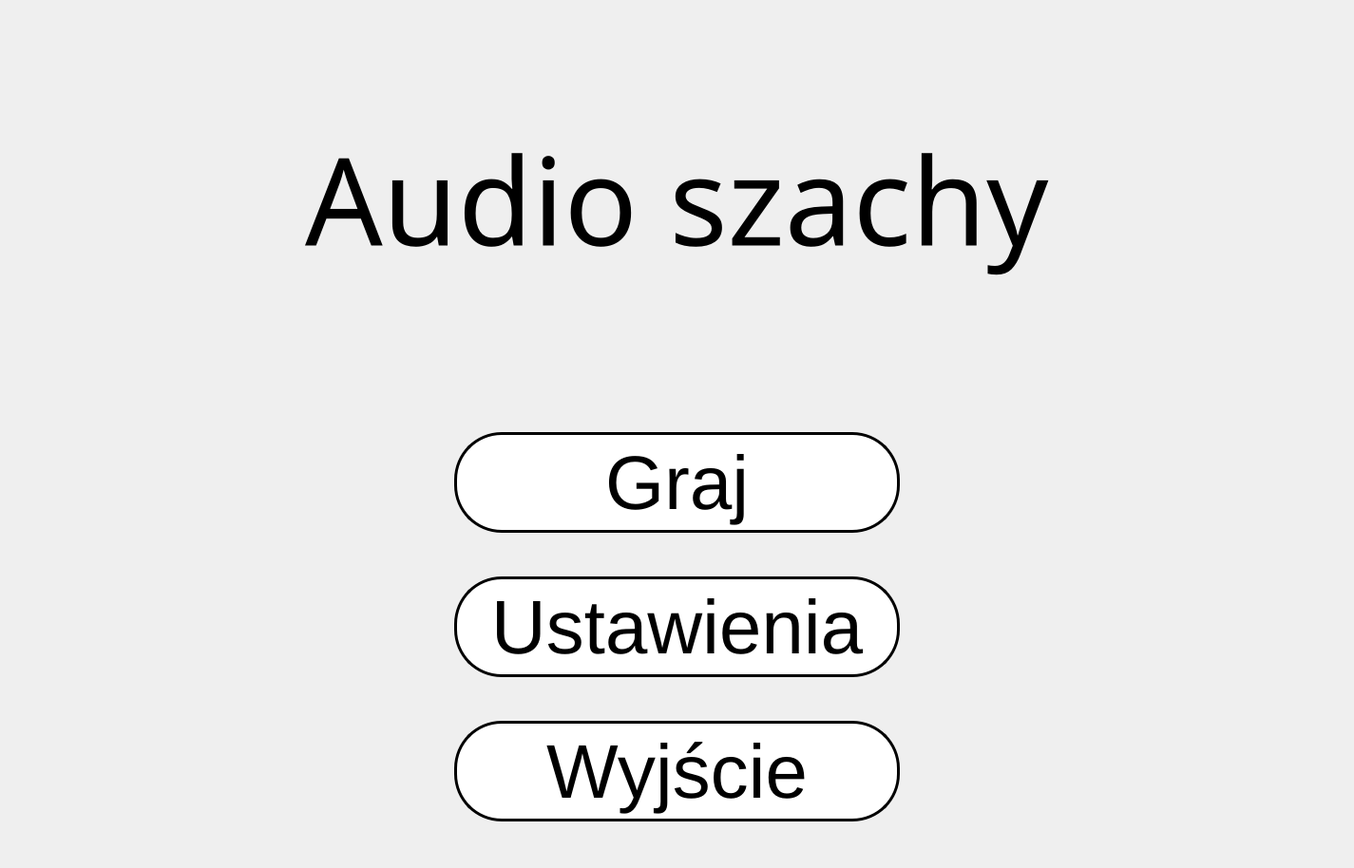
<?xml version="1.0" encoding="UTF-8"?>
<ui version="4.0">
 <class>MainWindow</class>
 <widget class="QMainWindow" name="MainWindow">
  <property name="geometry">
   <rect>
    <x>0</x>
    <y>0</y>
    <width>1425</width>
    <height>914</height>
   </rect>
  </property>
  <property name="minimumSize">
   <size>
    <width>0</width>
    <height>0</height>
   </size>
  </property>
  <property name="windowTitle">
   <string>MainWindow</string>
  </property>
  <property name="styleSheet">
   <string notr="true"/>
  </property>
  <property name="toolButtonStyle">
   <enum>Qt::ToolButtonIconOnly</enum>
  </property>
  <property name="documentMode">
   <bool>false</bool>
  </property>
  <widget class="QWidget" name="centralwidget">
   <property name="sizePolicy">
    <sizepolicy hsizetype="Preferred" vsizetype="Preferred">
     <horstretch>0</horstretch>
     <verstretch>0</verstretch>
    </sizepolicy>
   </property>
   <property name="styleSheet">
    <string notr="true">
.QPushButton:hover{ 
border-color: red;
}
.QPushButton{
background-color: white;
 border-style: solid;
 border-width:3px;
border-color: black;
 border-radius:50px;
 min-width:100px;
 min-height:100px;
font-size:60pt;
}</string>
   </property>
   <layout class="QGridLayout" name="gridLayout">
    <property name="leftMargin">
     <number>0</number>
    </property>
    <property name="topMargin">
     <number>0</number>
    </property>
    <property name="rightMargin">
     <number>0</number>
    </property>
    <property name="bottomMargin">
     <number>0</number>
    </property>
    <property name="spacing">
     <number>0</number>
    </property>
    <item row="0" column="0">
     <widget class="QStackedWidget" name="stackedWidget">
      <property name="sizePolicy">
       <sizepolicy hsizetype="Expanding" vsizetype="Expanding">
        <horstretch>0</horstretch>
        <verstretch>0</verstretch>
       </sizepolicy>
      </property>
      <property name="focusPolicy">
       <enum>Qt::StrongFocus</enum>
      </property>
      <property name="layoutDirection">
       <enum>Qt::LeftToRight</enum>
      </property>
      <property name="styleSheet">
       <string notr="true"/>
      </property>
      <property name="frameShape">
       <enum>QFrame::NoFrame</enum>
      </property>
      <widget class="QWidget" name="menuPage">
       <property name="sizePolicy">
        <sizepolicy hsizetype="Expanding" vsizetype="Expanding">
         <horstretch>0</horstretch>
         <verstretch>0</verstretch>
        </sizepolicy>
       </property>
       <property name="layoutDirection">
        <enum>Qt::LeftToRight</enum>
       </property>
       <property name="styleSheet">
        <string notr="true">#menuPage{
border-image: url(:/Images/background.JPG) 0 0 0 0 stretch stretch;
background-position: center;
background-repeat: none;
}</string>
       </property>
       <layout class="QHBoxLayout" name="horizontalLayout_3">
        <item>
         <layout class="QVBoxLayout" name="verticalLayout_menuPage">
          <item>
           <layout class="QHBoxLayout" name="horizontalLayout_menuTitle">
            <item>
             <spacer name="horizontalSpacer_titleLeft">
              <property name="orientation">
               <enum>Qt::Horizontal</enum>
              </property>
              <property name="sizeHint" stdset="0">
               <size>
                <width>40</width>
                <height>20</height>
               </size>
              </property>
             </spacer>
            </item>
            <item>
             <widget class="QLabel" name="labelMenu">
              <property name="sizePolicy">
               <sizepolicy hsizetype="Minimum" vsizetype="Expanding">
                <horstretch>0</horstretch>
                <verstretch>0</verstretch>
               </sizepolicy>
              </property>
              <property name="font">
               <font>
                <family>Sitka Small</family>
                <pointsize>96</pointsize>
               </font>
              </property>
              <property name="layoutDirection">
               <enum>Qt::LeftToRight</enum>
              </property>
              <property name="styleSheet">
               <string notr="true"/>
              </property>
              <property name="text">
               <string>Audio szachy</string>
              </property>
             </widget>
            </item>
            <item>
             <spacer name="horizontalSpacer_titleRight">
              <property name="orientation">
               <enum>Qt::Horizontal</enum>
              </property>
              <property name="sizeHint" stdset="0">
               <size>
                <width>40</width>
                <height>20</height>
               </size>
              </property>
             </spacer>
            </item>
           </layout>
          </item>
          <item>
           <layout class="QHBoxLayout" name="horizontalLayout_buttons">
            <item>
             <spacer name="horizontalSpacer_buttonsLeft">
              <property name="orientation">
               <enum>Qt::Horizontal</enum>
              </property>
              <property name="sizeType">
               <enum>QSizePolicy::Expanding</enum>
              </property>
              <property name="sizeHint" stdset="0">
               <size>
                <width>40</width>
                <height>20</height>
               </size>
              </property>
             </spacer>
            </item>
            <item>
             <layout class="QVBoxLayout" name="verticalLayout_buttons">
              <item>
               <spacer name="verticalSpacer_1">
                <property name="orientation">
                 <enum>Qt::Vertical</enum>
                </property>
                <property name="sizeType">
                 <enum>QSizePolicy::Minimum</enum>
                </property>
                <property name="sizeHint" stdset="0">
                 <size>
                  <width>20</width>
                  <height>40</height>
                 </size>
                </property>
               </spacer>
              </item>
              <item>
               <widget class="QPushButton" name="pushButtonGame">
                <property name="sizePolicy">
                 <sizepolicy hsizetype="Expanding" vsizetype="MinimumExpanding">
                  <horstretch>0</horstretch>
                  <verstretch>0</verstretch>
                 </sizepolicy>
                </property>
                <property name="minimumSize">
                 <size>
                  <width>106</width>
                  <height>106</height>
                 </size>
                </property>
                <property name="font">
                 <font>
                  <pointsize>60</pointsize>
                 </font>
                </property>
                <property name="styleSheet">
                 <string notr="true"/>
                </property>
                <property name="text">
                 <string>Graj</string>
                </property>
               </widget>
              </item>
              <item>
               <spacer name="verticalSpacer_2">
                <property name="orientation">
                 <enum>Qt::Vertical</enum>
                </property>
                <property name="sizeType">
                 <enum>QSizePolicy::Minimum</enum>
                </property>
                <property name="sizeHint" stdset="0">
                 <size>
                  <width>20</width>
                  <height>40</height>
                 </size>
                </property>
               </spacer>
              </item>
              <item>
               <widget class="QPushButton" name="pushButtonSettings">
                <property name="sizePolicy">
                 <sizepolicy hsizetype="Expanding" vsizetype="MinimumExpanding">
                  <horstretch>0</horstretch>
                  <verstretch>0</verstretch>
                 </sizepolicy>
                </property>
                <property name="minimumSize">
                 <size>
                  <width>106</width>
                  <height>106</height>
                 </size>
                </property>
                <property name="font">
                 <font>
                  <pointsize>60</pointsize>
                 </font>
                </property>
                <property name="styleSheet">
                 <string notr="true"/>
                </property>
                <property name="text">
                 <string>Ustawienia</string>
                </property>
               </widget>
              </item>
              <item>
               <spacer name="verticalSpacer_3">
                <property name="orientation">
                 <enum>Qt::Vertical</enum>
                </property>
                <property name="sizeType">
                 <enum>QSizePolicy::Minimum</enum>
                </property>
                <property name="sizeHint" stdset="0">
                 <size>
                  <width>20</width>
                  <height>40</height>
                 </size>
                </property>
               </spacer>
              </item>
              <item>
               <widget class="QPushButton" name="pushButtonExit">
                <property name="sizePolicy">
                 <sizepolicy hsizetype="Expanding" vsizetype="MinimumExpanding">
                  <horstretch>0</horstretch>
                  <verstretch>0</verstretch>
                 </sizepolicy>
                </property>
                <property name="minimumSize">
                 <size>
                  <width>106</width>
                  <height>106</height>
                 </size>
                </property>
                <property name="font">
                 <font>
                  <pointsize>60</pointsize>
                 </font>
                </property>
                <property name="text">
                 <string>Wyjście</string>
                </property>
               </widget>
              </item>
              <item>
               <spacer name="verticalSpacer_4">
                <property name="orientation">
                 <enum>Qt::Vertical</enum>
                </property>
                <property name="sizeType">
                 <enum>QSizePolicy::Minimum</enum>
                </property>
                <property name="sizeHint" stdset="0">
                 <size>
                  <width>20</width>
                  <height>40</height>
                 </size>
                </property>
               </spacer>
              </item>
             </layout>
            </item>
            <item>
             <spacer name="horizontalSpacer_buttonsRight">
              <property name="orientation">
               <enum>Qt::Horizontal</enum>
              </property>
              <property name="sizeType">
               <enum>QSizePolicy::Expanding</enum>
              </property>
              <property name="sizeHint" stdset="0">
               <size>
                <width>40</width>
                <height>20</height>
               </size>
              </property>
             </spacer>
            </item>
           </layout>
          </item>
         </layout>
        </item>
       </layout>
      </widget>
     </widget>
    </item>
   </layout>
  </widget>
 </widget>
 <resources>
  <include location="Images.qrc"/>
 </resources>
 <connections/>
</ui>
